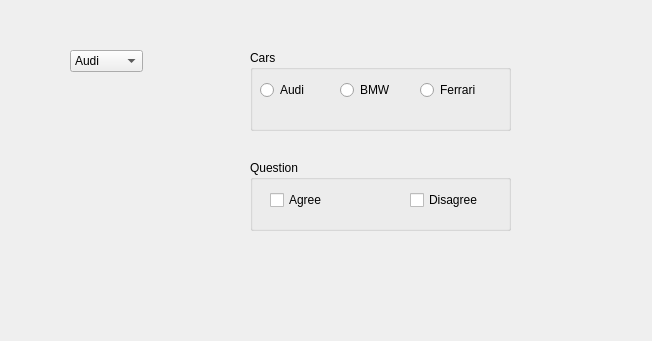
<?xml version="1.0" encoding="UTF-8"?>
<ui version="4.0">
 <class>Dialog</class>
 <widget class="QDialog" name="Dialog">
  <property name="geometry">
   <rect>
    <x>0</x>
    <y>0</y>
    <width>652</width>
    <height>341</height>
   </rect>
  </property>
  <property name="windowTitle">
   <string>Dialog</string>
  </property>
  <widget class="QComboBox" name="combo">
   <property name="geometry">
    <rect>
     <x>70</x>
     <y>50</y>
     <width>73</width>
     <height>22</height>
    </rect>
   </property>
   <item>
    <property name="text">
     <string>Audi</string>
    </property>
   </item>
   <item>
    <property name="text">
     <string>Ferrari</string>
    </property>
   </item>
   <item>
    <property name="text">
     <string>BMW</string>
    </property>
   </item>
  </widget>
  <widget class="QLabel" name="label">
   <property name="geometry">
    <rect>
     <x>70</x>
     <y>110</y>
     <width>211</width>
     <height>16</height>
    </rect>
   </property>
   <property name="text">
    <string/>
   </property>
  </widget>
  <widget class="QGroupBox" name="groupBox">
   <property name="geometry">
    <rect>
     <x>250</x>
     <y>50</y>
     <width>261</width>
     <height>81</height>
    </rect>
   </property>
   <property name="title">
    <string>Cars</string>
   </property>
   <widget class="QRadioButton" name="audi">
    <property name="geometry">
     <rect>
      <x>10</x>
      <y>30</y>
      <width>61</width>
      <height>20</height>
     </rect>
    </property>
    <property name="text">
     <string>Audi</string>
    </property>
   </widget>
   <widget class="QRadioButton" name="bmw">
    <property name="geometry">
     <rect>
      <x>90</x>
      <y>30</y>
      <width>71</width>
      <height>20</height>
     </rect>
    </property>
    <property name="text">
     <string>BMW</string>
    </property>
   </widget>
   <widget class="QRadioButton" name="ferrari">
    <property name="geometry">
     <rect>
      <x>170</x>
      <y>30</y>
      <width>95</width>
      <height>20</height>
     </rect>
    </property>
    <property name="text">
     <string>Ferrari</string>
    </property>
   </widget>
  </widget>
  <widget class="QGroupBox" name="groupBox_2">
   <property name="geometry">
    <rect>
     <x>250</x>
     <y>160</y>
     <width>261</width>
     <height>71</height>
    </rect>
   </property>
   <property name="title">
    <string>Question</string>
   </property>
   <widget class="QCheckBox" name="agree">
    <property name="geometry">
     <rect>
      <x>20</x>
      <y>30</y>
      <width>71</width>
      <height>20</height>
     </rect>
    </property>
    <property name="text">
     <string>Agree</string>
    </property>
   </widget>
   <widget class="QCheckBox" name="disagree">
    <property name="geometry">
     <rect>
      <x>160</x>
      <y>30</y>
      <width>81</width>
      <height>20</height>
     </rect>
    </property>
    <property name="text">
     <string>Disagree</string>
    </property>
   </widget>
  </widget>
 </widget>
 <resources/>
 <connections/>
</ui>
